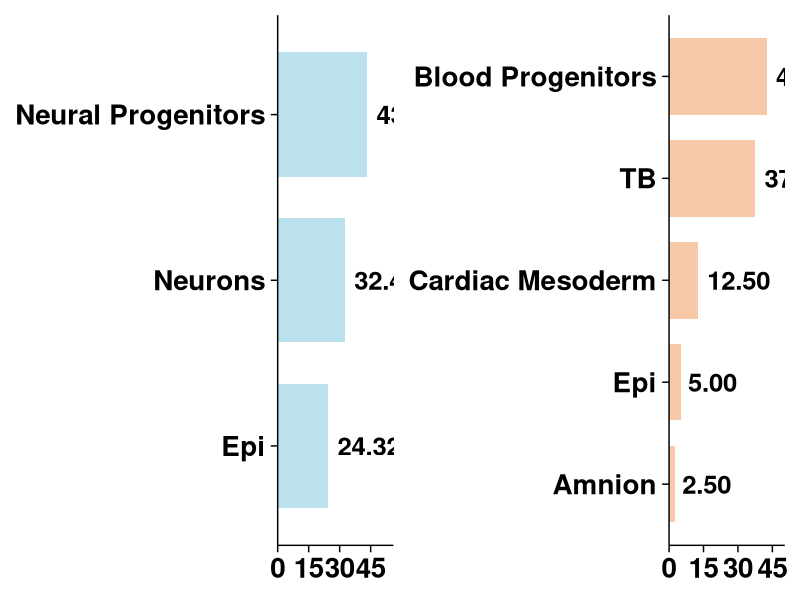
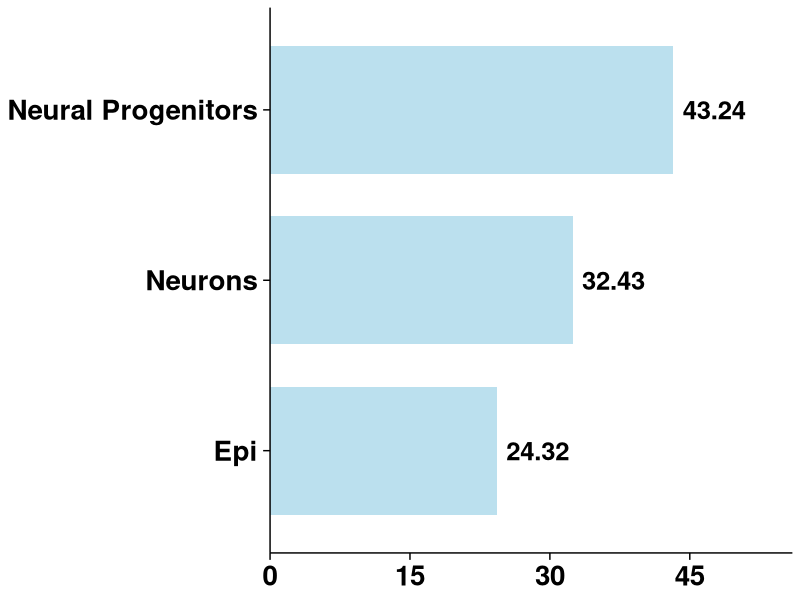
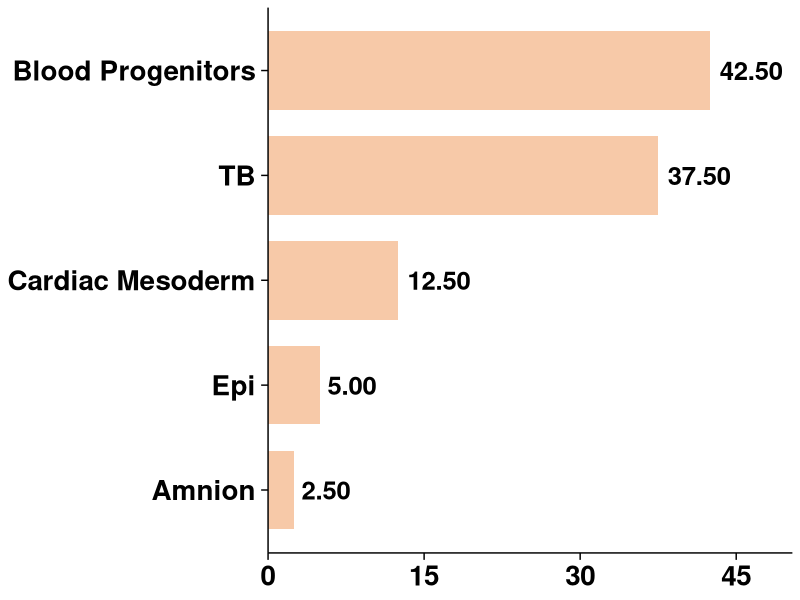

Write R code to recreate these figures, in order.
{
  setwd("~/Library/CloudStorage/OneDrive-Personal/HKU PhD/Figure 3 new/Barplot lineage fate percent")
  library(tibble)
  library(dplyr)
  library(tidyr)
  library(ggplot2)
  library(patchwork)
}

# PSC-origin contribution within each cluster (PSC_origin_fraction_%)
pscfrac_df <- tibble(
  Cluster = c(
    "Amnion",
    "Blood Progenitors",
    "Cardiac Mesoderm",
    "Neural Progenitors",
    "Neurons",
    "Epi",
    "TB"
  ),
  WT_percent = c(
    0.00,
    0.00,
    0.00,
    43.24,
    32.43,
    24.32,
    0.00
  ),
  KO_percent = c(
    2.5,
    42.5,
    12.5,
    0.00,
    0.00,
    5.0,
    37.5
  )
)

psc_long <- pscfrac_df %>%
  pivot_longer(
    cols = c(WT_percent, KO_percent),
    names_to = "Condition",
    values_to = "Percent"
  ) %>%
  mutate(
    Condition = recode(Condition, WT_percent = "WT", KO_percent = "KO"),
    Cluster = factor(Cluster, levels = c(
      "Amnion",
      "Blood Progenitors",
      "Cardiac Mesoderm",
      "Neural Progenitors",
      "Neurons",
      "Epi",
      "TB"
    ))
  )

# no zeros, two separate plots
{
  # ---- axis settings ----
  XMAX_WT <- 50
  XBREAKS_WT <- c(0, 15, 30, 45)
  
  XMAX_KO <- 45
  XBREAKS_KO <- c(0, 15, 30, 45)
  
  # ---- BAR COLOR CONTROL ----
  KO_FILL  <- "#F4B183"   
  WT_FILL  <- "#9ED3E6" 
  
  WT_BORDER <- NA     
  KO_BORDER <- NA
  
  BAR_LW  <- 0.5           
  ALPHA   <- 0.7
  
  # ---- AXIS CONTROL ----
  AXIS_LW <- 0.5
  TICK_LW <- 0.5
  
  # ---- TEXT CONTROL ----
  BASE_SIZE        <- 20
  AXIS_TEXT_SIZE_X <- 20
  AXIS_TEXT_SIZE_Y <- 20
  VALUE_TEXT_SIZE  <- 6.5
  
  gp_theme_thin <- theme_classic(base_size = BASE_SIZE) +
    theme(
      axis.title.x = element_blank(),
      axis.title.y = element_blank(),
      axis.text.x  = element_text(size = AXIS_TEXT_SIZE_X, face = "bold", color = "black"),
      axis.text.y  = element_text(size = AXIS_TEXT_SIZE_Y, face = "bold", color = "black"),
      axis.line    = element_line(linewidth = AXIS_LW, color = "black"),
      axis.ticks   = element_line(linewidth = TICK_LW, color = "black"),
      axis.ticks.length = unit(5, "pt"),
      legend.position = "none",
      plot.margin = margin(5.5, 5.5, 5.5, 5.5)
    )
  
  # ---- WT plot ----
  p_WT <- psc_long %>%
    filter(Condition == "WT", Percent > 0) %>%
    mutate(Cluster = reorder(Cluster, Percent)) %>%   # reorder by value
    ggplot(aes(x = Cluster, y = Percent)) +
    geom_col(
      width = 0.75,
      fill = WT_FILL,
      color = WT_BORDER,
      linewidth = BAR_LW,
      alpha = ALPHA
    ) +
    geom_text(
      aes(label = sprintf("%.2f", Percent)),
      hjust = -0.15,
      size = VALUE_TEXT_SIZE,
      fontface = "bold"
    ) +
    coord_flip() +
    scale_y_continuous(
      limits = c(0, XMAX_WT),
      breaks = XBREAKS_WT,
      expand = expansion(mult = c(0, 0.12))
    ) +
    gp_theme_thin
  
  # ---- KO plot ----
  p_KO <- psc_long %>%
    filter(Condition == "KO", Percent > 0) %>%
    mutate(Cluster = reorder(Cluster, Percent)) %>%   # reorder by value
    ggplot(aes(x = Cluster, y = Percent)) +
    geom_col(
      width = 0.75,
      fill = KO_FILL,
      color = KO_BORDER,
      linewidth = BAR_LW,
      alpha = ALPHA
    ) +
    geom_text(
      aes(label = sprintf("%.2f", Percent)),
      hjust = -0.15,
      size = VALUE_TEXT_SIZE,
      fontface = "bold"
    ) +
    coord_flip() +
    scale_y_continuous(
      limits = c(0, XMAX_KO),
      breaks = XBREAKS_KO,
      expand = expansion(mult = c(0, 0.12))
    ) +
    gp_theme_thin
  
  p_WT + p_KO
}

ggsave(
  "fig3_fate_percent_WT_02.tiff",
  plot = p_WT,
  width = 6,    
  height = 3,      
  units = "in",
  dpi = 600,
  limitsize = FALSE,
  compression = "lzw"
)

ggsave(
  "fig3_fate_percent_KO_02.tiff",
  plot = p_KO,
  width = 7.5,    
  height = 5,      
  units = "in",
  dpi = 600,
  limitsize = FALSE,
  compression = "lzw"
)
